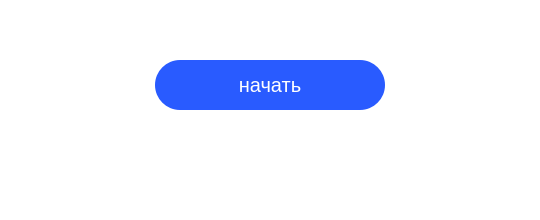
<?xml version="1.0" encoding="UTF-8"?>
<ui version="4.0">
 <class>MainWindow</class>
 <widget class="QMainWindow" name="MainWindow">
  <property name="geometry">
   <rect>
    <x>0</x>
    <y>0</y>
    <width>540</width>
    <height>220</height>
   </rect>
  </property>
  <property name="minimumSize">
   <size>
    <width>540</width>
    <height>220</height>
   </size>
  </property>
  <property name="maximumSize">
   <size>
    <width>540</width>
    <height>220</height>
   </size>
  </property>
  <property name="windowTitle">
   <string>MainWindow</string>
  </property>
  <property name="styleSheet">
   <string notr="true">QMainWindow{
background-color: #fff;
}</string>
  </property>
  <property name="test" stdset="0">
   <string>5</string>
  </property>
  <widget class="QWidget" name="centralwidget">
   <widget class="QPushButton" name="pushButton">
    <property name="geometry">
     <rect>
      <x>155</x>
      <y>60</y>
      <width>230</width>
      <height>50</height>
     </rect>
    </property>
    <property name="styleSheet">
     <string notr="true">QPushButton{
border-radius: 25px;
background-color: rgb(41, 91, 255);
color: #fff;
font-size: 20px;
text-transform: uppercase;
}</string>
    </property>
    <property name="text">
     <string>начать</string>
    </property>
   </widget>
   <widget class="QLabel" name="label">
    <property name="geometry">
     <rect>
      <x>125</x>
      <y>130</y>
      <width>290</width>
      <height>30</height>
     </rect>
    </property>
    <property name="text">
     <string/>
    </property>
    <property name="alignment">
     <set>Qt::AlignCenter</set>
    </property>
   </widget>
  </widget>
 </widget>
 <resources/>
 <connections/>
</ui>
